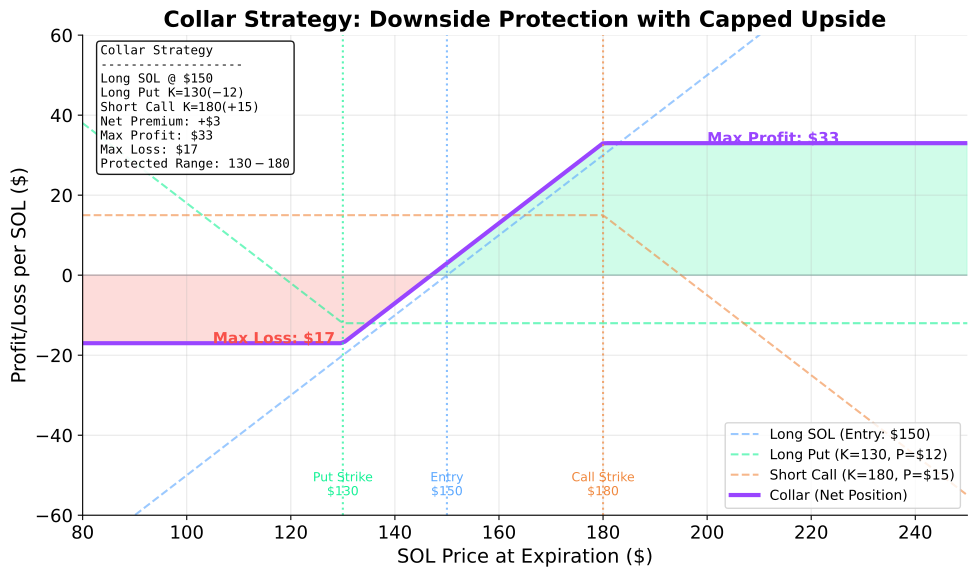

Source code (Python):
"""
Collar Strategy Payoff Diagram

Long Stock + Long Put + Short Call
"""
import matplotlib.pyplot as plt
import numpy as np
from pathlib import Path
import sys
sys.path.insert(0, str(Path(__file__).parent.parent.parent / 'models'))
from utils import CHART_RCPARAMS, COLORS

plt.rcParams.update(CHART_RCPARAMS)

# Strategy parameters
S0 = 150  # Current SOL price
K_put = 130  # Put strike (downside protection)
K_call = 180  # Call strike (upside cap)
put_premium = 12  # Premium paid for put
call_premium = 15  # Premium received for call
net_credit = call_premium - put_premium  # Net premium (credit or debit)

# Price range
S_T = np.linspace(80, 250, 200)

# Payoff calculations
# Long stock payoff
stock_payoff = S_T - S0

# Long put payoff
long_put_payoff = np.maximum(K_put - S_T, 0) - put_premium

# Short call payoff
short_call_payoff = call_premium - np.maximum(S_T - K_call, 0)

# Collar = Long stock + Long put + Short call
collar_payoff = stock_payoff + long_put_payoff + short_call_payoff

# Key metrics
max_profit = K_call - S0 + net_credit
max_loss = S0 - K_put - net_credit
breakeven = S0 - net_credit

fig, ax = plt.subplots(figsize=(10, 6))

# Plot individual components (dashed)
ax.plot(S_T, stock_payoff, '--', color=COLORS['ACCENT_BLUE'],
        linewidth=1.5, alpha=0.6, label=f'Long SOL (Entry: ${S0})')
ax.plot(S_T, long_put_payoff, '--', color=COLORS['SOL_GREEN'],
        linewidth=1.5, alpha=0.6, label=f'Long Put (K={K_put}, P=${put_premium})')
ax.plot(S_T, short_call_payoff, '--', color=COLORS['WARNING_ORANGE'],
        linewidth=1.5, alpha=0.6, label=f'Short Call (K={K_call}, P=${call_premium})')

# Plot collar (solid, bold)
ax.plot(S_T, collar_payoff, '-', color=COLORS['SOL_PURPLE'],
        linewidth=3, label='Collar (Net Position)')

# Zero line
ax.axhline(y=0, color=COLORS['TEXT_SECONDARY'], linewidth=1, alpha=0.5)

# Key price levels
ax.axvline(x=K_put, color=COLORS['SOL_GREEN'], linestyle=':', linewidth=1.5, alpha=0.7)
ax.axvline(x=S0, color=COLORS['ACCENT_BLUE'], linestyle=':', linewidth=1.5, alpha=0.7)
ax.axvline(x=K_call, color=COLORS['WARNING_ORANGE'], linestyle=':', linewidth=1.5, alpha=0.7)

# Fill profit/loss regions
ax.fill_between(S_T, collar_payoff, 0,
                where=(collar_payoff > 0),
                alpha=0.2, color=COLORS['SOL_GREEN'])
ax.fill_between(S_T, collar_payoff, 0,
                where=(collar_payoff < 0),
                alpha=0.2, color=COLORS['ERROR_RED'])

# Annotations
ax.annotate(f'Max Profit: ${max_profit:.0f}',
            xy=(K_call + 20, max_profit), fontsize=11, fontweight='bold',
            color=COLORS['SOL_PURPLE'])

ax.annotate(f'Max Loss: ${max_loss:.0f}',
            xy=(K_put - 25, -max_loss), fontsize=11, fontweight='bold',
            color=COLORS['ERROR_RED'])

ax.annotate(f'Put Strike\n${K_put}',
            xy=(K_put, -55), fontsize=9, ha='center',
            color=COLORS['SOL_GREEN'])

ax.annotate(f'Entry\n${S0}',
            xy=(S0, -55), fontsize=9, ha='center',
            color=COLORS['ACCENT_BLUE'])

ax.annotate(f'Call Strike\n${K_call}',
            xy=(K_call, -55), fontsize=9, ha='center',
            color=COLORS['WARNING_ORANGE'])

# Strategy summary box
summary = (f"Collar Strategy\n"
           f"-------------------\n"
           f"Long SOL @ ${S0}\n"
           f"Long Put K=${K_put} (-${put_premium})\n"
           f"Short Call K=${K_call} (+${call_premium})\n"
           f"Net Premium: +${net_credit}\n"
           f"Max Profit: ${max_profit:.0f}\n"
           f"Max Loss: ${max_loss:.0f}\n"
           f"Protected Range: ${K_put}-${K_call}")
ax.text(0.02, 0.98, summary, transform=ax.transAxes, fontsize=9,
        verticalalignment='top', fontfamily='monospace',
        bbox=dict(boxstyle='round', facecolor='white', alpha=0.9))

ax.set_xlabel('SOL Price at Expiration ($)', fontsize=14)
ax.set_ylabel('Profit/Loss per SOL ($)', fontsize=14)
ax.set_title('Collar Strategy: Downside Protection with Capped Upside', fontsize=16, fontweight='bold')
ax.legend(loc='lower right', fontsize=10)
ax.set_xlim(80, 250)
ax.set_ylim(-60, 60)
ax.grid(True, alpha=0.3)

plt.tight_layout()
plt.savefig(Path(__file__).parent / 'chart.pdf', dpi=300, bbox_inches='tight')
plt.close()

print("Chart saved: 08c_collar_strategy/chart.pdf")
